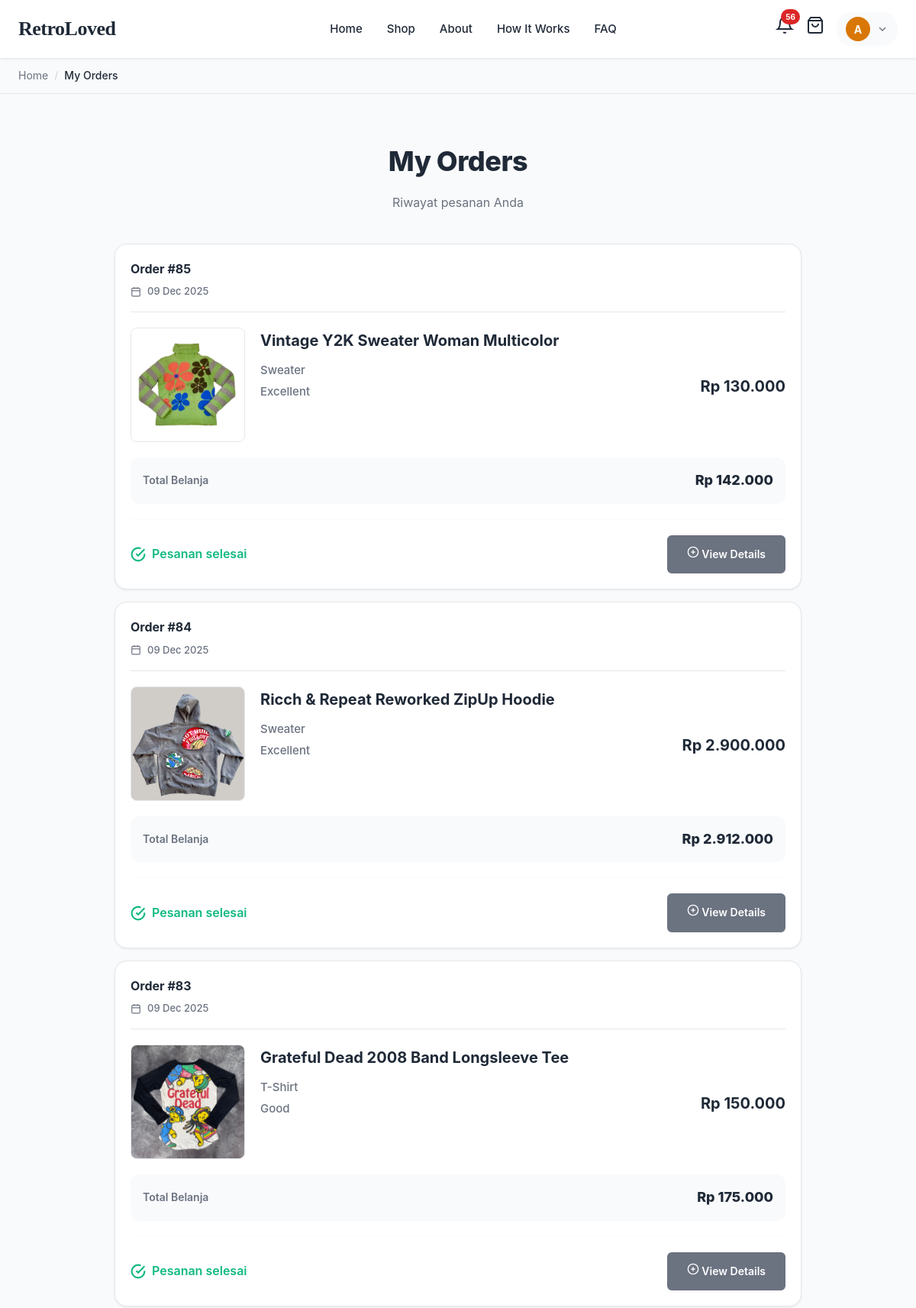
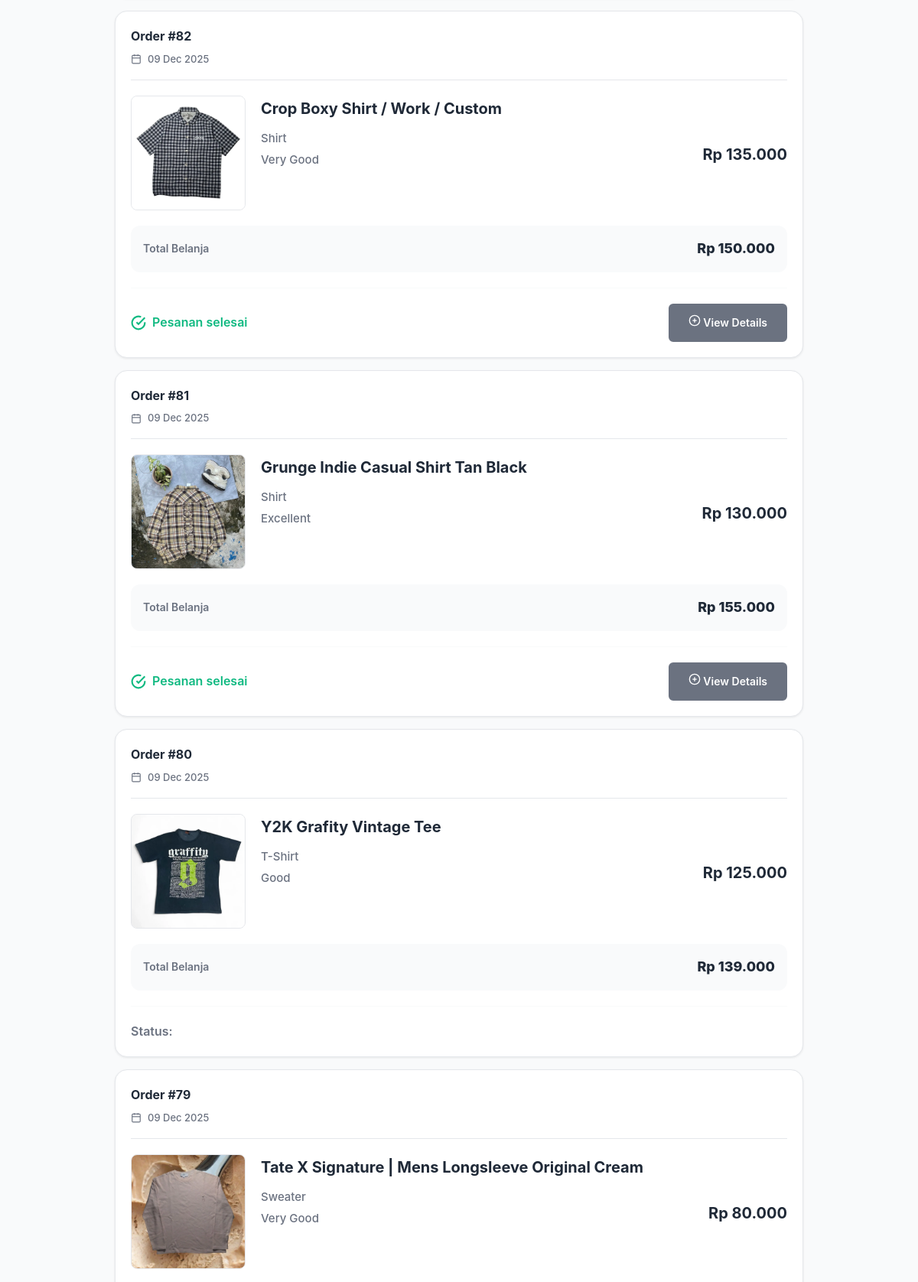
Page /customer/orders.php (signed in, upper part) on the committed database (2 pictures, top to bottom).
### tables this page shows
CREATE TABLE `orders` (
  `order_id` int(11) NOT NULL,
  `user_id` int(11) NOT NULL,
  `customer_name` varchar(100) DEFAULT NULL,
  `customer_email` varchar(100) DEFAULT NULL,
  `total_amount` decimal(10,2) NOT NULL,
  `subtotal` decimal(10,2) DEFAULT 0.00,
  `shipping_cost` decimal(10,2) DEFAULT 0.00,
  `status` enum('Pending','Processing','Shipped','Delivered','Completed','Cancelled') DEFAULT 'Pending',
  `tracking_number` varchar(100) DEFAULT NULL,
  `courier_name` varchar(100) DEFAULT NULL,
  `courier_phone` varchar(20) DEFAULT NULL,
  `current_location` varchar(255) DEFAULT NULL,
  `current_status_detail` varchar(50) DEFAULT NULL,
  `estimated_delivery_date` datetime DEFAULT NULL,
  `shipped_at` timestamp NULL DEFAULT NULL,
  `delivered_at` timestamp NULL DEFAULT NULL,
  `admin_notes` text DEFAULT NULL,
  `shipping_address` text NOT NULL,
  `phone` varchar(20) NOT NULL,
  `shipping_service_id` int(11) DEFAULT NULL,
  `payment_method` varchar(50) DEFAULT NULL,
  `payment_proof` varchar(255) DEFAULT NULL,
  `notes` text DEFAULT NULL,
  `created_at` timestamp NOT NULL DEFAULT current_timestamp(),
  `updated_at` timestamp NOT NULL DEFAULT current_timestamp() ON UPDATE current_timestamp()
);

CREATE TABLE `order_items` (
  `order_item_id` int(11) NOT NULL,
  `order_id` int(11) NOT NULL,
  `product_id` int(11) NOT NULL,
  `product_name` varchar(150) NOT NULL,
  `price` decimal(10,2) NOT NULL,
  `quantity` int(11) NOT NULL,
  `subtotal` decimal(10,2) NOT NULL
);

CREATE TABLE `products` (
  `product_id` int(11) NOT NULL,
  `product_name` varchar(150) NOT NULL,
  `description` text DEFAULT NULL,
  `price` decimal(10,2) NOT NULL,
  `original_price` decimal(10,2) DEFAULT NULL,
  `size` varchar(50) DEFAULT NULL,
  `condition_item` enum('Excellent','Very Good','Good','Fair') DEFAULT 'Good',
  `image_url` varchar(255) DEFAULT NULL,
  `image_url_2` varchar(255) DEFAULT NULL,
  `image_url_3` varchar(255) DEFAULT NULL,
  `image_url_4` varchar(255) DEFAULT NULL,
  `image_url_10` varchar(255) DEFAULT NULL,
  `image_url_9` varchar(255) DEFAULT NULL,
  `image_url_8` varchar(255) DEFAULT NULL,
  `image_url_7` varchar(255) DEFAULT NULL,
  `image_url_6` varchar(255) DEFAULT NULL,
  `image_url_5` varchar(255) DEFAULT NULL,
  `category` varchar(50) DEFAULT NULL,
  `is_active` tinyint(1) DEFAULT 1,
  `is_featured` tinyint(1) DEFAULT 0,
  `is_sold` tinyint(1) NOT NULL DEFAULT 0,
  `created_at` timestamp NOT NULL DEFAULT current_timestamp(),
  `updated_at` timestamp NOT NULL DEFAULT current_timestamp() ON UPDATE current_timestamp()
);

### config/database.php (called while the page is built, shortened)
<?php
$conn = mysqli_connect(DB_HOST, DB_USER, DB_PASS, DB_NAME);
mysqli_set_charset($conn, "utf8mb4");
function query($sql) {
    global $conn;
    $result = mysqli_query($conn, $sql);
    return $result;
}
?>

### customer/orders.php (the view, shortened to what this page needs)
<?php
require_once '../config/database.php';
$user_id = $_SESSION['user_id'];
$orders = query("SELECT * FROM orders WHERE user_id = '$user_id' ORDER BY created_at DESC");
?>
<!DOCTYPE html>
<html lang="id">
<head>
    <link rel="stylesheet" href="../assets/css/style.css">
    <link rel="stylesheet" href="../assets/css/performance.css">
    <link rel="stylesheet" href="../assets/css/toast.css">
</head>
<body>
    <?php include '../includes/header.php'; ?>
    <div class="breadcrumb-container">
        <div class="container">
            <nav class="breadcrumb">
                <a href="../index.php" class="breadcrumb-item">Home</a>
                <span class="breadcrumb-separator">/</span>
                <span class="breadcrumb-item active">My Orders</span>
            </nav>
        </div>
    </div>
    <section class="orders-section">
        <div class="container">
            <div class="orders-header">
                <div class="orders-title-wrapper">
                    <h1 class="orders-title">My Orders</h1>
                    <p class="orders-subtitle">Riwayat pesanan Anda</p>
                </div>
            </div>
            <div class="orders-list">
        <?php if(mysqli_num_rows($orders) > 0): ?>
            <?php while($order = mysqli_fetch_assoc($orders)): ?>
                <div class="order-card">
                    <div class="order-card-header">
                        <div class="order-header-left">
                            <div class="order-number">Order #<?php echo $order['order_id']; ?></div>
                            <div class="order-date">
                                <svg width="14" height="14" viewBox="0 0 24 24" fill="none" stroke="currentColor" stroke-width="2">
                                    <rect x="3" y="4" width="18" height="18" rx="2" ry="2"></rect>
                                    <line x1="16" y1="2" x2="16" y2="6"></line>
                                    <line x1="8" y1="2" x2="8" y2="6"></line>
                                    <line x1="3" y1="10" x2="21" y2="10"></line>
                                </svg>
                                <?php echo date('d M Y', strtotime($order['created_at'])); ?>
                            </div>
                        </div>
                    </div>
                    <?php
                    $order_items = query("SELECT oi.*, p.product_name, p.image_url, p.category, p.condition_item
                                         FROM order_items oi
                                         JOIN products p ON oi.product_id = p.product_id
                                         WHERE oi.order_id = '{$order['order_id']}'");
                    ?>
                    <div class="order-items-list">
                        <?php while($item = mysqli_fetch_assoc($order_items)): ?>
                            <div class="order-item-card">
                                <div class="order-item-left">
                                    <img src="../assets/images/products/<?php echo $item['image_url']; ?>"
                                         class="order-product-image"
                                         alt="<?php echo $item['product_name']; ?>"
                                         onerror="this.src='../assets/images/products/placeholder.jpg'">
                                    <div class="order-item-info">
                                        <h3 class="order-product-name"><?php echo $item['product_name']; ?></h3>
                                        <div class="order-product-meta">
                                            <span class="meta-item"><?php echo $item['category']; ?></span>
                                            <span class="meta-item"><?php echo $item['condition_item']; ?></span>
                                        </div>
                                    </div>
                                </div>
                                <div class="order-item-right">
                                    <div class="order-product-price">Rp <?php echo number_format($item['price'], 0, ',', '.'); ?></div>
                                </div>
                            </div>
                        <?php endwhile; ?>
                    </div>
                    <div class="order-total-section">
                        <div class="order-total-label">Total Belanja</div>
                        <div class="order-total-price">Rp <?php echo number_format($order['total_amount'], 0, ',', '.'); ?></div>
                    </div>
                    <?php
                    $order_status = trim($order['status']);
                    ?>
                    <?php if($order_status == 'Pending' && empty($order['payment_proof'])): ?>
                        <div class="order-actions order-actions-flex">
                            <button type="button" onclick="openUploadModal(<?php echo $order['order_id']; ?>, <?php echo $order['total_amount']; ?>)" class="btn btn-primary">
                                <svg width="16" height="16" viewBox="0 0 24 24" fill="none" stroke="currentColor" stroke-width="2" class="order-upload-icon">
                                    <path d="M21 15v4a2 2 0 0 1-2 2H5a2 2 0 0 1-2-2v-4"></path>
                                    <polyline points="17 8 12 3 7 8"></polyline>
                                    <line x1="12" y1="3" x2="12" y2="15"></line>
                                </svg>
                                Upload Payment Proof
                            </button>
                            <a href="javascript:void(0)"
                               onclick="confirmModal('Apakah Anda yakin ingin membatalkan order ini? Produk akan dikembalikan ke katalog.', function() { window.location.href='orders.php?cancel=<?php echo $order['order_id']; ?>'; })"
                               class="btn order-cancel-btn">
                                <svg width="16" height="16" viewBox="0 0 24 24" fill="none" stroke="currentColor" stroke-width="2" class="order-cancel-icon">
                                    <circle cx="12" cy="12" r="10"></circle>
                                    <line x1="15" y1="9" x2="9" y2="15"></line>
                                    <line x1="9" y1="9" x2="15" y2="15"></line>
                                </svg>
                                Cancel Order
                            </a>
                        </div>
                    <?php elseif($order_status == 'Completed'): ?>
                        <div class="order-actions order-actions-flex" style="display: flex; justify-content: space-between; align-items: center; gap: 12px;">
                            <span class="order-status-completed" style="display: flex; align-items: center; gap: 8px; font-weight: 600; color: #10B981;">
                                <svg width="20" height="20" viewBox="0 0 24 24" fill="none" stroke="#10B981" stroke-width="2.5">
                                    <path d="M22 11.08V12a10 10 0 1 1-5.93-9.14"></path>
                                    <polyline points="22 4 12 14.01 9 11.01"></polyline>
                                </svg>
                                Pesanan selesai
                            </span>
                            <a href="order-tracking.php?id=<?php echo $order['order_id']; ?>" class="btn btn-secondary" style="background: #6B7280; border-color: #6B7280;">
                                <svg width="16" height="16" viewBox="0 0 24 24" fill="none" stroke="currentColor" stroke-width="2">
                                    <circle cx="12" cy="12" r="10"></circle>
                                    <line x1="12" y1="16" x2="12" y2="8"></line>
                                    <line x1="8" y1="12" x2="16" y2="12"></line>
                                </svg>
                                View Details
                            </a>
                        </div>
                    <?php elseif($order_status == 'Cancelled'): ?>
                        <div class="order-actions">
                            <span class="order-status-cancelled">
                                <svg width="20" height="20" viewBox="0 0 24 24" fill="none" stroke="#DC2626" stroke-width="2">
                                    <circle cx="12" cy="12" r="10"></circle>
                                    <line x1="15" y1="9" x2="9" y2="15"></line>
                                    <line x1="9" y1="9" x2="15" y2="15"></line>
                                </svg>
                                Order dibatalkan
                            </span>
                        </div>
                    <?php else: ?>
                        <div class="order-actions">
                            <span style="color: #6B7280; font-weight: 600;">
                                Status: <?php echo htmlspecialchars($order_status); ?>
                            </span>
                        </div>
                    <?php endif; ?>
                </div>
            <?php endwhile; ?>
                <?php endif; ?>
            </div>
        </div>
    </section>
    <?php include '../includes/footer.php'; ?>

### assets/css/performance.css (style rules this page uses)
.order-actions-flex { display: flex; gap: 12px; align-items: center; }
.order-status-completed { color: #10B981; font-weight: 600; display: flex; align-items: center; gap: 8px; }
img { max-width: 100%; height: auto; display: block; }

### rows in the picture
orders: order_id "85", created_at "09 Dec 2025", total_amount "142.000"
order_items: product.image_url (picture), product.product_name "Vintage Y2K Sweater Woman Multicolor", product.category "Sweater", product.condition_item "Excellent", price "130.000"
orders: order_id "84", created_at "09 Dec 2025", total_amount "2.912.000"
order_items: product.image_url (picture), product.product_name "Ricch & Repeat Reworked ZipUp Hoodie", product.category "Sweater", product.condition_item "Excellent", price "2.900.000"
orders: order_id "83", created_at "09 Dec 2025", total_amount "175.000"
order_items: product.image_url (picture), product.product_name "Grateful Dead 2008 Band Longsleeve Tee", product.category "T-Shirt", product.condition_item "Good", price "150.000"
orders: order_id "82", created_at "09 Dec 2025", total_amount "150.000"
order_items: product.image_url (picture), product.product_name "Crop Boxy Shirt / Work / Custom", product.category "Shirt", product.condition_item "Very Good", price "135.000"
orders: order_id "81", created_at "09 Dec 2025", total_amount "155.000"
order_items: product.image_url (picture), product.product_name "Grunge Indie Casual Shirt Tan Black", product.category "Shirt", product.condition_item "Excellent", price "130.000"
orders: order_id "80", created_at "09 Dec 2025", total_amount "139.000"
order_items: product.image_url (picture), product.product_name "Y2K Grafity Vintage Tee", product.category "T-Shirt", product.condition_item "Good", price "125.000"
orders: order_id "79", created_at "09 Dec 2025"
order_items: product.image_url (picture), product.product_name "Tate X Signature | Mens Longsleeve Original Cream", product.category "Sweater", product.condition_item "Very Good", price "80.000"

### other values in the picture
$notif_count "56"
substr($_SESSION['full_name'], 0, 1) "A"
